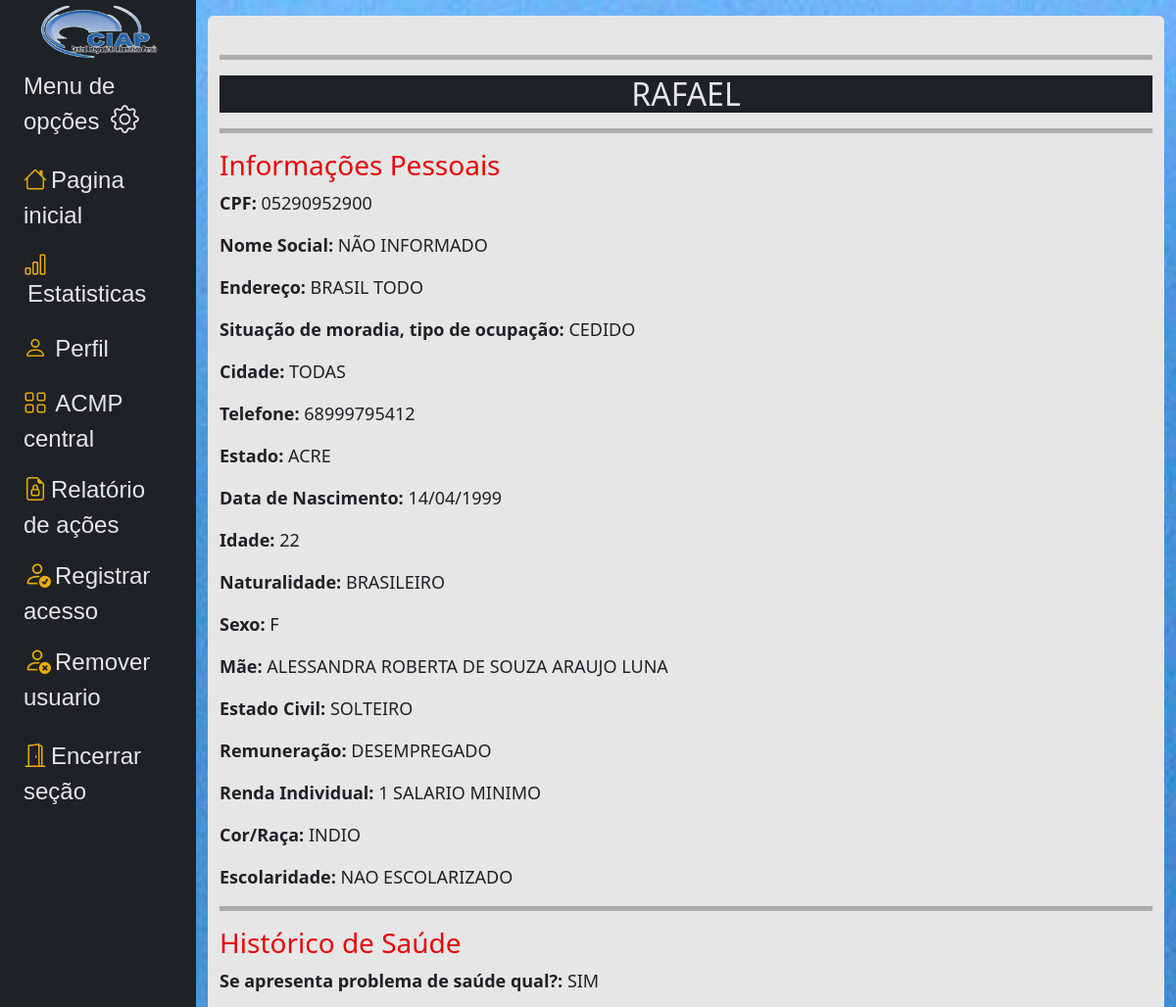
The page /base/buscar_nome/more_info/05290952900/ (upper part) on the database as committed earlier.
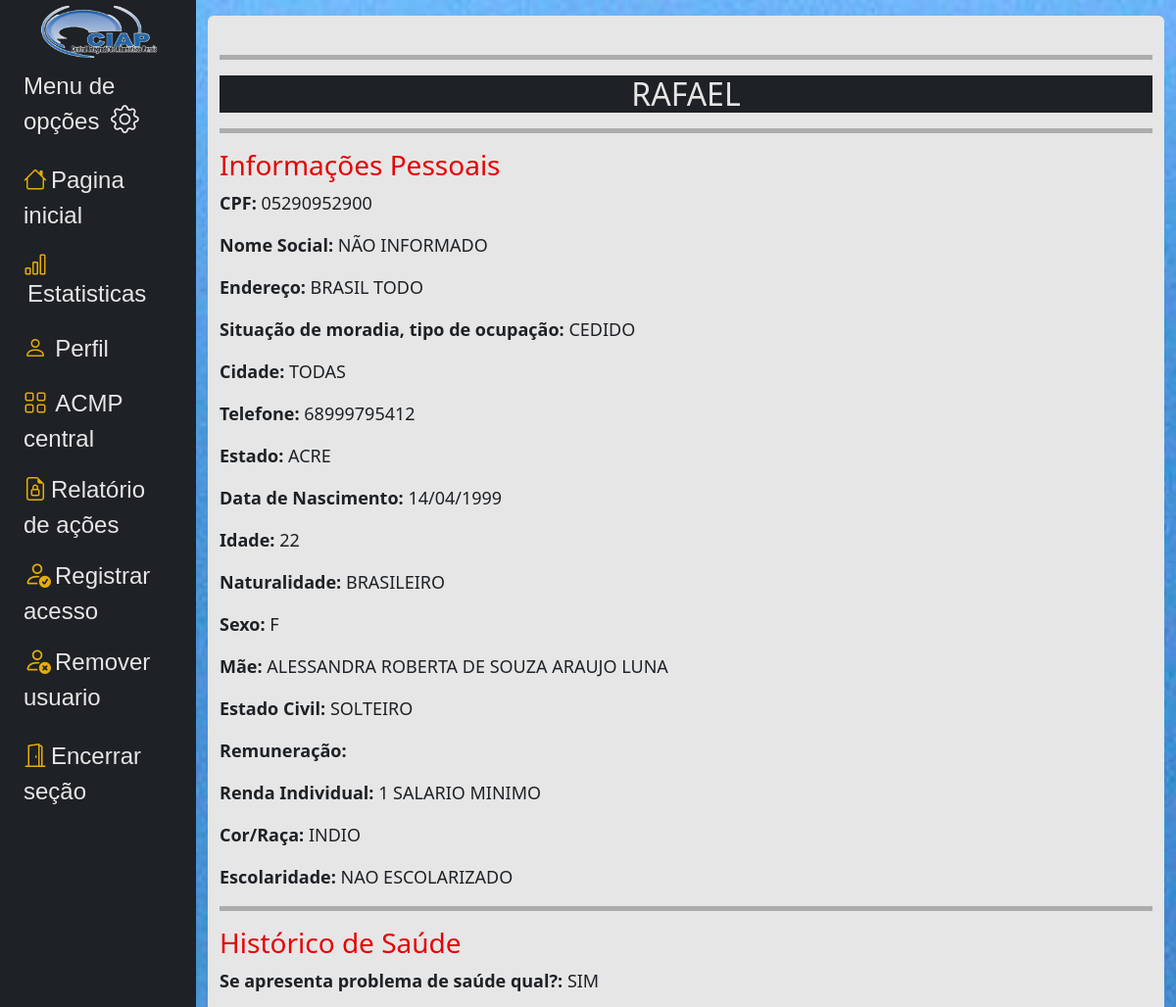
The same page on the database as committed later.
### core/models.py (models this page shows, shortened)
class Cidadao(models.Model):
    unidade = models.CharField(
                        choices=c_unidade,
                        max_length=15,
                        null=False,
                        blank=False,
                        default='Não informado',
                        )
    cpf = models.CharField(max_length=11, primary_key=True, verbose_name='Cpf:', unique=True)
    nome = models.CharField(max_length=80, verbose_name='Nome completo:')
    nome_social = models.CharField(max_length=80, blank=True, null=True, verbose_name='Nome social:', default='Não definido')
    endereco = models.CharField(max_length=80, verbose_name='Endereço:')
    moradia_situacao = models.CharField(
                        max_length=15,
                        choices=c_moradia_situacao,
                        verbose_name='Situação de moradia, tipo de ocupação:',
                        blank=True,
                        null=True
                    )
    moradia_tipo = models.CharField(
                        max_length=9,
                        choices=c_moradia_tipo,
                        verbose_name='Tipo de moradia:',
                        blank=True,
                        null=True
                    )
    cidade = models.CharField(max_length=20, verbose_name='Cidade:')
    telefone = models.CharField(max_length=13, verbose_name='Telefone:')
    estado = models.CharField(
                    choices=c_estado,
                    verbose_name='Estado:',
                    max_length=19,
                    blank=False,
                    null=False,
                     )
    data_nascimento = models.DateField(blank=False, verbose_name='Data de Nascimento:')
    idade = models.CharField(max_length=3, verbose_name='Idade:')
    naturalidade = models.CharField(max_length=50, verbose_name='Naturalidade:')
    sexo = models.CharField(max_length=1, choices=c_sexo, default='selecione', verbose_name='Sexo:')
    mae = models.CharField(max_length=50, verbose_name='Nome da mãe:')
    estado_civil = models.CharField(choices=c_estado_civil,
                                    default='selecione',
                                    max_length=20)
    remuneracao = models.CharField(max_length=20, choices=c_remuneracao, blank=True, verbose_name='Remuneração:')
    renda_individual = models.CharField(max_length=50, choices=c_renda_invidual)
    cor_raca = models.CharField(max_length=8, choices=c_raca_cor, verbose_name='Cor/Raça:')
    escolaridade = models.CharField(
                                choices=c_escolaridade,
                                max_length=22,
                                default='selecione'
                                    )
    data_entrada = models.DateField(auto_now_add=True)
    class Meta:
        indexes = [
            models.Index(fields=['nome']),
        ]

### core/views.py (the view)
# urls.py: path('base/buscar_nome/more_info/<str:cpf>/', views.more_info_view, name='more_info'),
def more_info_view(request, cpf):
    template_name = 'commons/include/more_info.html'
    cidadao = get_object_or_404(Cidadao, cpf=cpf)
    try:
        historico_saude = cidadao.historicos_saude.first()
        historico_criminal = cidadao.historicos_criminais.first()
        informacoes_complementares = cidadao.informacoes_complementares.first()
        form_acomp = cidadao.form_acompanhamento_central.first()
        form_violen = cidadao.form_violencia_domes.all()
    except DatabaseError:
        messages.error(request, 'Não foi possível localizar os dados no banco!')
    context = {
        'cidadao': cidadao,
        'historico_saude': historico_saude,
        'historico_criminal': historico_criminal,
        'informacoes_complementares': informacoes_complementares,
        'form_acomp_central': form_acomp,
        'form_violen': form_violen,
    }
    return render(request, template_name, context)

### templates/commons/include/more_info.html (shortened to what this page needs)
{% extends 'commons/include/new_base.html' %}
{% load static %}
{% block css %}
    <link href="{% static 'css/busca.css' %}" rel="stylesheet">
{% endblock %}
{% block content %}
    <div class="container rounded">
            {% if cidadao.cpf %}
            <br>
            <hr>
                <h2 class="text-center bg-dark text-white">{{ cidadao.nome }}</h2>
            <hr>
                <div class="section-title">
                    <h3>Informações Pessoais</h3>
                </div>
                <div class="info-item">
                    <p><strong>CPF:</strong> {{ cidadao.cpf }}</p>
                    <p><strong>Nome Social:</strong> {{ cidadao.nome_social }}</p>
                    <p><strong>Endereço:</strong> {{ cidadao.endereco }}</p>
                    <p><strong>Situação de moradia, tipo de ocupação:</strong> {{ cidadao.moradia_situacao }}</p>
                    <p><strong>Cidade:</strong> {{ cidadao.cidade }}</p>
                    <p><strong>Telefone:</strong> {{ cidadao.telefone }}</p>
                    <p><strong>Estado:</strong> {{ cidadao.estado }}</p>
                    <p><strong>Data de Nascimento:</strong> {{ cidadao.data_nascimento }}</p>
                    <p><strong>Idade:</strong> {{ cidadao.idade }}</p>
                    <p><strong>Naturalidade:</strong> {{ cidadao.naturalidade }}</p>
                    <p><strong>Sexo:</strong> {{ cidadao.sexo }}</p>
                    <p><strong>Mãe:</strong> {{ cidadao.mae }}</p>
                    <p><strong>Estado Civil:</strong> {{ cidadao.estado_civil }}</p>
                    <p><strong>Remuneração:</strong> {{ cidadao.remuneracao }}</p>
                    <p><strong>Renda Individual:</strong> {{ cidadao.renda_individual }}</p>
                    <p><strong>Cor/Raça:</strong> {{ cidadao.cor_raca }}</p>
                    <p><strong>Escolaridade:</strong> {{ cidadao.escolaridade }}</p>
                </div>
                <hr>
                <div class="section-title">
                    <h3>Histórico de Saúde</h3>
                </div>
                <div class="info-item">
                    {% if historico_saude %}
                        <p><strong>Se apresenta problema de saúde qual?:</strong> {{ historico_saude.saude }}</p>
                    {% else %}
                        <p>Histórico de saúde não disponível.</p>
                    {% endif %}
                </div>
            {% else %}
                <p class="text-center">Cidadão não encontrado.</p>
            {% endif %}
{% endblock content %}

Rows that differ between the two databases and show on the page:
changed Cidadao "RAFAEL": remuneracao "DESEMPREGADO" → (not shown)
